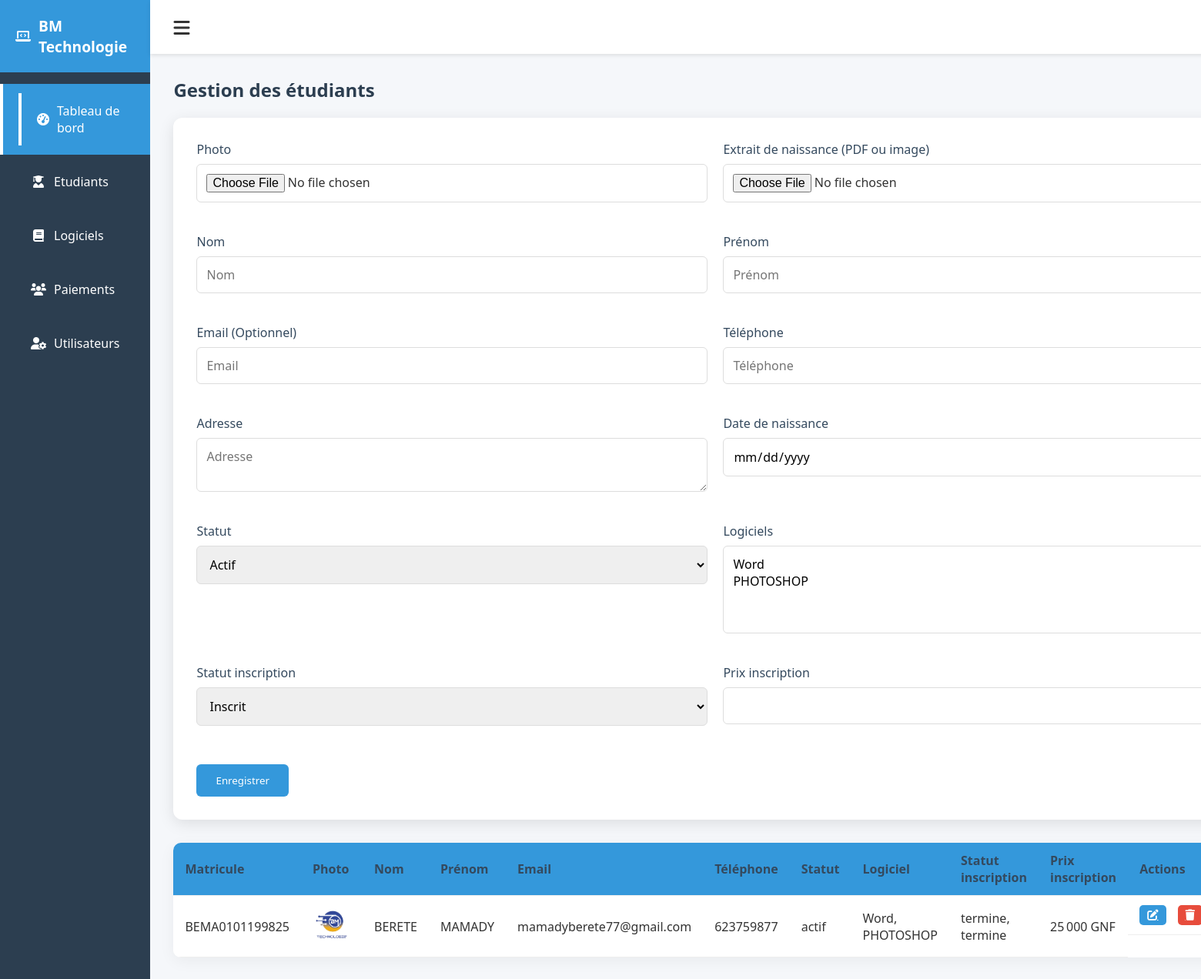
Screenshot of /etudiants/ (signed in) with the database file from the repository.
### Gestion_panel/models.py (models this page shows, shortened)
class Etudiant(models.Model):
    STATUT_CHOICES = [
        ('actif', 'Actif'),
        ('inactif', 'Inactif'),
        ('suspendu', 'Suspendu'),
    ]
    matricule = models.CharField(max_length=20, unique=True)
    nom = models.CharField(max_length=100)
    prenom = models.CharField(max_length=100)
    email = models.EmailField(null=True, blank=True)
    telephone = models.CharField(max_length=20, null=True, blank=True)
    adresse = models.TextField(null=True, blank=True)
    date_naissance = models.DateField(null=True, blank=True)
    date_inscription = models.DateTimeField(auto_now_add=True)
    statut = models.CharField(max_length=20, choices=STATUT_CHOICES, default="actif")
    photo = models.ImageField(upload_to='photos_etudiants/', null=True, blank=True)  # Nouveau champ
    extrait_naissance = models.FileField(
        upload_to='extraits_naissance/',
        null=True,
        blank=True
    )

class Inscription(models.Model):
    STATUT_CHOICES = [
        ('inscrit', 'Inscrit'),
        ('termine', 'Terminé'),
        ('abandon', 'Abandon'),
    ]
    etudiant = models.ForeignKey(Etudiant, on_delete=models.CASCADE,related_name="inscriptions")
    logiciel = models.ForeignKey(Logiciel, on_delete=models.CASCADE)
    date_inscription = models.DateTimeField(auto_now_add=True)
    statut = models.CharField(max_length=20, choices=STATUT_CHOICES, default="inscrit")
    prix_inscription = models.DecimalField(max_digits=10, decimal_places=2, default=0.00)
    class Meta:
        unique_together = ('etudiant', 'logiciel')

class Logiciel(models.Model):
    code_logiciel = models.CharField(max_length=20, unique=True, blank=True)
    nom = models.CharField(max_length=255)
    description = models.TextField(null=True, blank=True)
    duree = models.CharField(max_length=20, choices=DUREE_CHOICES, default='indefini')
    duree_jours = models.IntegerField(null=True, blank=True)
    prix = models.DecimalField(max_digits=10, decimal_places=2, default=0.00)

### Gestion_panel/views.py (the view)
# urls.py: path('etudiants/', views.etudiants, name="etudiants"),  # page d'accueil de l'app
def etudiants(request):
    etudiants = Etudiant.objects.all()
    logiciels = Logiciel.objects.all()
    context = {
        'etudiants': etudiants,
        'logiciels': logiciels,
    }
    return render(request, 'etudiants.html', context)

### Gestion_panel/context_processors.py (called while the page is built)
def current_user(request):
    user_id = request.session.get('user_id')
    if user_id:
        try:
            user = Utilisateur.objects.get(id=user_id)
            return {'current_user': user}
        except Utilisateur.DoesNotExist:
            return {}
    return {}

### Gestion_panel/Templates/etudiants.html (shortened to what this page needs)
{% extends "AdminPanel.html" %}
{% block content %}
<div class="page-title">
    <h2>Gestion des étudiants</h2>
</div>
<div class="form-container">
    <form method="POST" action="{% if etudiant %}{% url 'modifier_etudiant' etudiant.id %}{% else %}{% url 'inscrire_etudiant' %}{% endif %}" enctype="multipart/form-data">
        <div class="form-group">
            <label for="photo">Photo</label>
            <input type="file" name="photo" id="photo" accept="image/*">
        </div>
        <div class="form-group">
                <label for="extrait_naissance">Extrait de naissance (PDF ou image)</label>
                <input type="file"
                    name="extrait_naissance"
                    id="extrait_naissance"
                    accept=".pdf,image/*">
            </div>
        <div class="form-group">
            <label for="nom">Nom</label>
            <input type="text" name="nom" id="nom" placeholder="Nom" required
            value="{{ etudiant.nom|default:'' }}"
            >
        </div>
        <div class="form-group">
            <label for="prenom">Prénom</label>
            <input type="text" name="prenom" id="prenom" placeholder="Prénom" required
            value="{{ etudiant.prenom|default:'' }}"
            >
        </div>
        <div class="form-group">
            <label for="email">Email (Optionnel)</label>
            <input type="email" name="email" id="email" placeholder="Email"
            value="{{ etudiant.email|default:'' }}"
            >
        </div>
        <div class="form-group">
            <label for="telephone">Téléphone</label>
            <input type="text" name="telephone" id="telephone" placeholder="Téléphone"
            value="{{ etudiant.telephone|default:'' }}"
            >
        </div>
        <div class="form-group">
            <label for="adresse">Adresse</label>
            <textarea name="adresse" id="adresse" placeholder="Adresse"
            value="{{ etudiant.adresse|default:'' }}"
            ></textarea>
        </div>
        <div class="form-group">
            <label for="date_naissance">Date de naissance</label>
            <input type="date" name="date_naissance" id="date_naissance"
            value="{{ etudiant.date_naissance|default:'' }}"
            >
        </div>
        <div class="form-group">
            <label for="statut">Statut</label>
            <select name="statut" id="statut">
                <option value="actif" {% if etudiant.statut == "actif" %}selected{% endif %}>Actif</option>
            </select>
        </div>
       <div class="form-group">
            <label for="matieres">Logiciels</label>
            <select name="matieres" id="matieres" multiple>
                {% for logiciel in logiciels %}
                    <option value="{{ logiciel.id }}"
                        {% if logiciel.id in logiciels_selectionnes %}selected{% endif %}>
                    </option>
                {% endfor %}
            </select>
        </div>
       <div class="form-group">
            <label for="inscription_statut">Statut inscription</label>
            <select name="inscription_statut" id="inscription_statut">
                <option value="inscrit" {% if inscription_statut == "inscrit" %}selected{% endif %}>Inscrit</option>
            </select>
        </div>
        <div class="form-group">
            <label for="prix_inscription">Prix inscription</label>
            <input type="number" name="prix_inscription" id="prix_inscription"
            value="{{ prix_inscription|default:'' }}">
        </div>
        <button type="submit" class="btn btn-success">
            {% if etudiant %}Modifier{% else %}Enregistrer{% endif %}
        </button>
    </form>
</div>
<div class="table-container">
    <table>
        <thead>
            <tr>
                <th>Matricule</th>
                <th>Photo</th>
                <th>Nom</th>
                <th>Prénom</th>
                <th>Email</th>
                <th>Téléphone</th>
                <th>Statut</th>
                <th>Logiciel</th>
                <th>Statut inscription</th>
                <th>Prix inscription</th>
                <th>Actions</th>
            </tr>
        </thead>
       <tbody>
    {% for etudiant in etudiants %}
        <tr>
            <td>{{ etudiant.matricule }}</td>
            <td>
                {% if etudiant.photo %}
                    <img src="{{ etudiant.photo.url }}" alt="Photo" style="width:50px; height:50px; object-fit:cover; border-radius:50%;">
                {% else %}
                    -
                {% endif %}
            </td>
            <td>{{ etudiant.nom }}</td>
            <td>{{ etudiant.prenom }}</td>
            <td>{{ etudiant.email|default:"-" }}</td>
            <td>{{ etudiant.telephone|default:"-" }}</td>
            <td>{{ etudiant.statut|default:"-" }}</td>
            <td>
                {% if etudiant.inscriptions.all %}
                    {% for inscription in etudiant.inscriptions.all %}
                        {{ inscription.logiciel.nom }}{% if not forloop.last %}, {% endif %}
                    {% endfor %}
                {% else %}
                    -
                {% endif %}
            </td>
            <td>
                {% if etudiant.inscriptions.all %}
                    {% for inscription in etudiant.inscriptions.all %}
                        {{ inscription.statut }}{% if not forloop.last %}, {% endif %}
                    {% endfor %}
                {% else %}
                    -
                {% endif %}
            </td>
            <td>25 000 GNF</td>
            <td class="action-buttons">
                <a href="{% url 'modifier_etudiant' etudiant.id %}" class="btn btn-primary" title="Modifier">
                    <i class="fas fa-edit"></i>
                </a>
                <a href="{% url 'supprimer_etudiant' etudiant.id %}" class="btn btn-danger" title="Supprimer" onclick="return confirm('Voulez-vous vraiment supprimer cet étudiant ?')">
                    <i class="fas fa-trash"></i>
                </a>
            </td>
        </tr>
    {% empty %}
        <tr>
            <td colspan="11" style="text-align:center;">Aucun étudiant trouvé</td>
        </tr>
    {% endfor %}
       </tbody>
    </table>
</div>
{% endblock %}

### Gestion_panel/static/css/style.css (style rules this page uses)
:root { --primary: #3498db; --secondary: #2c3e50; --success: #2ecc71; --warning: #f39c12; --danger: #e74c3c; --light: #ecf0f1; --dark: #34495e; }
* { margin: 0; padding: 0; box-sizing: border-box; font-family: 'Segoe UI', Tahoma, Geneva, Verdana, sans-serif; }
body { background-color: #f5f7fa; color: #333; }
.page-title { margin-bottom: 20px; color: var(--secondary); display: flex; justify-content: space-between; align-items: center; }
.table-container { background: white; border-radius: 8px; overflow: hidden; box-shadow: 0 2px 10px rgba(0,0,0,0.05); }
table { width: 100%; border-collapse: collapse; }
thead { background: var(--light); }
th, td { padding: 15px; text-align: left; border-bottom: 1px solid #eee; }
th { font-weight: 600; color: var(--dark); }
.form-container { background: white; border-radius: 8px; padding: 25px; box-shadow: 0 2px 10px rgba(0,0,0,0.05); }
.form-group { margin-bottom: 20px; }
label { display: block; margin-bottom: 8px; font-weight: 500; color: var(--dark); }
input, select, textarea { width: 100%; padding: 12px; border: 1px solid #ddd; border-radius: 4px; font-size: 1rem; transition: border 0.3s; }
.btn { padding: 12px 20px; border: none; border-radius: 4px; cursor: pointer; font-weight: 500; transition: all 0.3s; }
.btn-primary { background: var(--primary); color: white; }
.btn-success { background: var(--success); color: white; }
.btn-danger { background: var(--danger); color: white; }
.action-buttons { display: flex; gap: 10px; }
.form-container { background: #fff; padding: 30px; border-radius: 12px; box-shadow: 0 5px 20px rgba(0,0,0,0.1); transition: all 0.3s ease; }
.form-container form { display: flex; flex-wrap: wrap; gap: 20px; }
.form-group { flex: 1 1 calc(50% - 20px); display: flex; flex-direction: column; }
textarea { resize: vertical; }
input, textarea, select { width: 100%; padding: 12px; border: 1px solid #ddd; border-radius: 6px; transition: all 0.3s ease; }
.btn-success { background-color: #3498db; color: #fff; padding: 12px 25px; border: none; border-radius: 6px; cursor: pointer; transition: all 0.3s ease; margin-top: 10px; }
.table-container { overflow-x: auto; margin-top: 30px; border-radius: 10px; box-shadow: 0 5px 20px rgba(0,0,0,0.05); }
table { width: 100%; border-collapse: collapse; background: #fff; min-width: 700px; }
th, td { padding: 12px 15px; text-align: left; border-bottom: 1px solid #eee; }
thead { background: #3498db; color: #fff; }
.action-buttons .btn { padding: 6px 10px; font-size: 0.9rem; border-radius: 5px; margin-right: 5px; transition: all 0.2s ease; display: inline-flex; align-items: center; justify-content: center; }

### rows the page displays
Etudiant: matricule "BEMA0101199825", photo (picture), nom "BERETE", prenom "MAMADY", email "mamadyberete77@gmail.com", telephone "623759877", statut "actif"
Inscription: logiciel.nom "Word", statut "termine"
Inscription: logiciel.nom "PHOTOSHOP", statut "termine"
